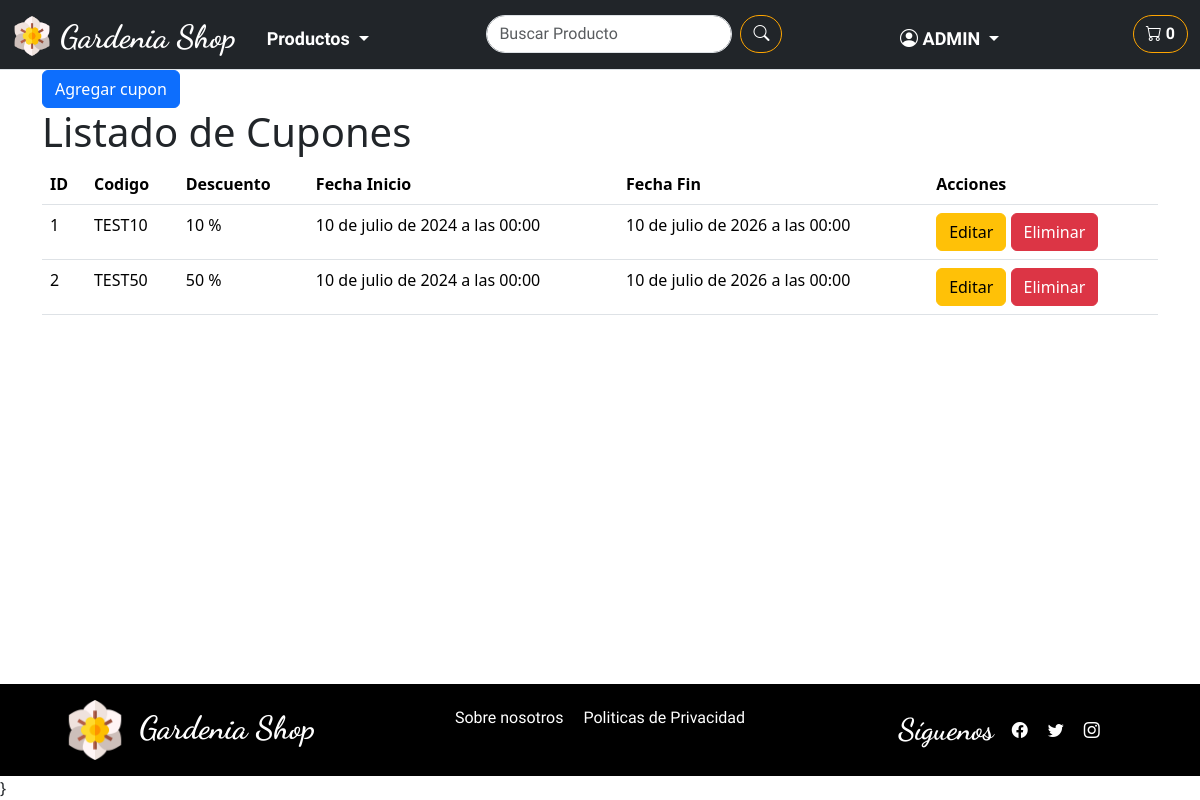
/shopWeb/admin/gestion_cupones/ (signed in), run on the app's committed database.
### shopWeb/models.py (models this page shows, shortened)
class Cupon(models.Model):
    id_cupon = models.AutoField(primary_key=True)
    codigo = models.CharField(max_length=50, unique=True)
    descuento = models.DecimalField(max_digits=5, decimal_places=0)  # porcentaje de descuento
    fecha_inicio = models.DateTimeField()
    fecha_fin = models.DateTimeField()
    activo = models.BooleanField(default=True)

### shopWeb/views.py (the view)
# urls.py: path('admin/gestion_cupones/', views.gestion_cupones, name='gestion_cupones'),
@login_required
@user_passes_test(es_admin)
def gestion_cupones(request):
    cupones = Cupon.objects.all()  # Cambia el nombre de la variable aquí
    return render(request, 'shopWeb/admin/gestion_cupones.html', {'cupones': cupones})

### shopWeb/views.py (called while the page is built)
def es_admin(user):
    return user.is_staff

### shopWeb/templates/shopWeb/admin/gestion_cupones.html (shortened to what this page needs)
{% extends 'shopWeb/layouts/base.html' %}
{% load static %}
{% block content %}
<div class="container">
    <a href="{% url 'agregar_cupon' %}"
        class="btn btn-primary">Agregar cupon</a>
    <h1>Listado de Cupones</h1>
    <table class="table">
        <thead>
            <tr>
                <th>ID</th>
                <th>Codigo</th>
                <th>Descuento</th>
                <th>Fecha Inicio</th>
                <th>Fecha Fin </th>
                <th>Acciones</th>
            </tr>
        </thead>
        <tbody>
            {% for cupon in cupones %}
            <tr>
                <td>{{ cupon.id_cupon }}</td>
                <td>{{ cupon.codigo }}</td>
                <td>{{ cupon.descuento }} %</td>
                <td>{{ cupon.fecha_inicio }}</td>
                <td>{{ cupon.fecha_fin }}</td>
                <td>
                    <a href="{% url 'editar_cupon' cupon.id_cupon %}" class="btn btn-warning">Editar</a>
                    <a href="{% url 'eliminar_cupon' cupon.id_cupon %}" class="btn btn-danger" onclick="return confirm('¿Estás seguro de que deseas eliminar este cupón?');">Eliminar</a>
                </td>
            </tr>
            {% endfor %}
        </tbody>
    </table>
</div>
{% endblock %}

### shopWeb/templates/shopWeb/layouts/navbar.html (shortened to what this page needs)
{% load static %}
<link rel="stylesheet" type="text/css" href="{% static 'css/style.css' %}">
<nav
    class="navbar navbar-dark navbar-expand-lg bg-dark sticky-top border-bottom pb-0">
    <div
        class="container-fluid d-flex align-items-center justify-content-between">
        <div class="d-flex align-items-start">
            <img src="{% static 'img/logo/logo_color.png' %}" alt="logo color"
                width="40" class="me-2 mt-2">
            <a class="navbar-brand dancing-script-font"
                href="{% url 'index' %}">
                <h5>Gardenia Shop</h5>
            </a>
        </div>
        <div class="offcanvas bg-dark offcanvas-end flex-column" id="offcanvas"
            aria-labelledby="offcanvasLabel">
            <div class="offcanvas-body justify-content-start align-items-start">
                <ul
                    class="navbar-nav me-auto d-flex flex-column flex-lg-row flex-grow-1 align-items-start justify-content-between">
                    <li class="nav-item dropdown">
                        <a class="nav-link dropdown-toggle comfortaa-font"
                            href="#PRODUCTOS" id="navbarDropdownMenuLink1"
                            role="button" data-bs-toggle="dropdown"
                            aria-expanded="false">
                            Productos
                        </a>
                    </li>
                    <form class="d-flex" role="search">
                        <input type="text" class="form-control me-2"
                            placeholder="Buscar Producto">
                        <button type="submit" class="btn btn-outline-success">
                            <i class="bi bi-search"></i>
                        </button>
                    </form>
                    {% if request.user.is_authenticated %}
                    {% if request.user.is_staff %}
                    <li class="nav-item dropdown">
                        <a class="nav-link dropdown-toggle"
                            id="navbarDropdownMenuLink1" role="button"
                            data-bs-toggle="dropdown" aria-expanded="false">
                            <i class="bi bi-person-circle"></i>
                            {{request.user.username}}
                        </a>
                    </li>
                    {% endif %}
                    {% else %}
                    <a class="nav-link comfortaa-font" id="singin" href="#"
                        data-bs-toggle="modal" data-bs-target="#modalSignin">
                        <i class="bi bi-person-circle"></i> Iniciar Sesión
                    </a>
                    {% endif %}
                    <button class="btn btn-outline-success ms-3 carrito-button"
                        type="button" data-bs-toggle="offcanvas"
                        data-bs-target="#carrito-offcanvas"
                        aria-controls="offcanvasCarrito">
                        <i class="bi bi-cart"></i>
                        <span id="carrito-icono">0</span>
                    </button>
                </ul>
            </div>
        </div>
    </div>
</nav>

### shopWeb/static/css/style.css (style rules this page uses)
:root { --color-primary: #FFA500; --color-secondary: #FFD700; --color-tertiary: #32CD32; --color-red: #aa2929f0; --color-dark: #333333; --color-light: #FFFFFF; --color-black: #000000; }
html, body { height: 100vh; }
body { display: flex; flex-direction: column; }
.dancing-script-font { font-family: "Dancing Script", cursive; font-optical-sizing: auto; font-size: xx-large; font-weight: 700; font-style: normal; }
.comfortaa-font { font-family: "Comfortaa", sans-serif; font-optical-sizing: auto; font-weight: 700; font-style: normal; }
h5 { padding-top: 5px; font-family: "Dancing Script", cursive; font-optical-sizing: auto; font-size: xx-large; font-weight: 700; font-style: normal; color: var(--color-light); }
ul { list-style: none; }
a { text-decoration: none; color: var(--color-light); }
.navbar-brand { font-size: 30px; font-weight: bold; }
.nav-link { font-family: "Comfortaa", sans-serif; font-size: 18px; font-weight: bold; color: var(--color-light); padding: 10px 15px; white-space: nowrap; }
#navbarDropdownMenuLink1 { color: var(--color-light); font-family: "Comfortaa", sans-serif; font-size: 18px; font-weight: bold; padding: 10px 15px; }
.form-control { border-radius: 25px; font-family: "Comfortaa", sans-serif; }
.btn-outline-success { border-color: var(--color-primary); color: var(--color-light); font-weight: bold; border-radius: 25px; white-space: nowrap; }
.offcanvas-body { padding: 20px; overflow-y: auto; }
.politicas-page p, ul, li { font-family: "Comfortaa", sans-serif; font-size: 18px; font-weight: bold; color: var(--color-dark); }

### data on the page
Cupon: id_cupon "1", codigo "TEST10", descuento "10", fecha_inicio "10 de julio de 2024 a las 00:00", fecha_fin "10 de julio de 2026 a las 00:00"
Cupon: id_cupon "2", codigo "TEST50", descuento "50", fecha_inicio "10 de julio de 2024 a las 00:00", fecha_fin "10 de julio de 2026 a las 00:00"

### other printed values
{{ request.user.username }} "ADMIN"
